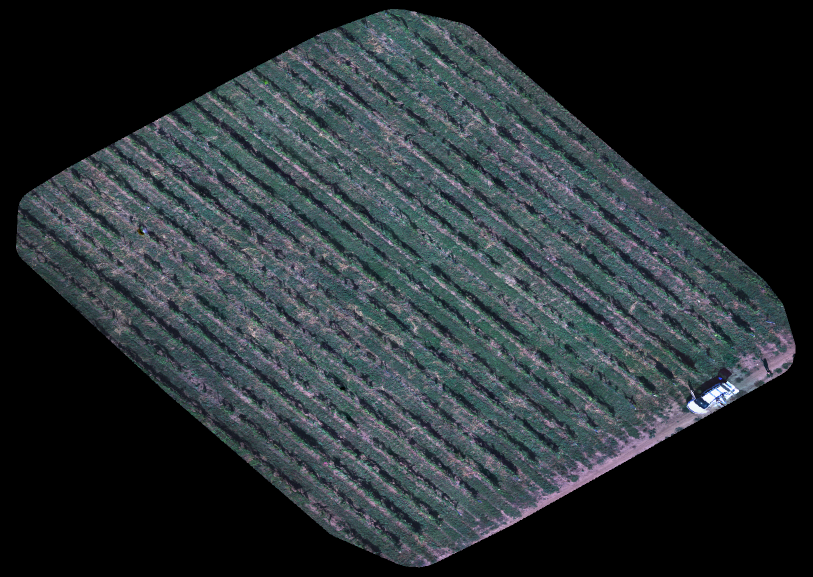
#> input picture vineyard-app/backend/107Media-orthophoto.tif, 1625 x 1153 px (shown at 1/2 size)
$ python -i vine_analysis.py   (imports and definitions only)
#> lines starting #> are read from the running program, lines starting #| are printed output that depends on the picture; after the words box and inside, x2 and y2 are one past the last pixel; in counts of white or black regions, pixels touching at a corner belong together
#!/usr/bin/env python3
"""
Standalone vineyard analysis for web app
Extracts core logic from vine.py without requiring full vine.py import
"""
import sys
import json
import os
from pathlib import Path
import numpy as np
import cv2
from skimage import measure


def calculate_vegetation_indices(r, g, b):
    """Calculate vegetation indices from RGB bands"""
    r_norm = r.astype(float) / 255.0
    g_norm = g.astype(float) / 255.0
    b_norm = b.astype(float) / 255.0

    epsilon = 1e-7
    indices = {}

    # Excess Green
    indices['exg'] = 2 * g_norm - r_norm - b_norm

    # Excess Green minus Excess Red
    excess_red = 1.4 * r_norm - g_norm
    indices['exgr'] = indices['exg'] - excess_red

    # VARI
    indices['vari'] = (g_norm - r_norm) / (g_norm + r_norm - b_norm + epsilon)

    return indices


# [92 lines left out: function analyze_drone_images_rgb_only, not called in this run]


def analyze_orthophoto_simple(orthophoto_path, rows_geojson_path=None):
    """
    Simplified orthophoto analysis
    For full analysis with GeoJSON rows, use the original vine.py directly
    """
#> called with orthophoto_path = '107Media-orthophoto.tif'
    try:
        if not os.path.exists(orthophoto_path):
            return {"error": f"Orthophoto not found: {orthophoto_path}"}

        # Load image
        img = cv2.imread(orthophoto_path)
#> img is the input picture: shape (1153, 1625, 3); mean B, G, R 51.9, 48.3, 40.9
        if img is None:
            return {"error": "Failed to load orthophoto"}

        h, w = img.shape[:2]
#> h = 1153; w = 1625
        b, g, r = cv2.split(img)
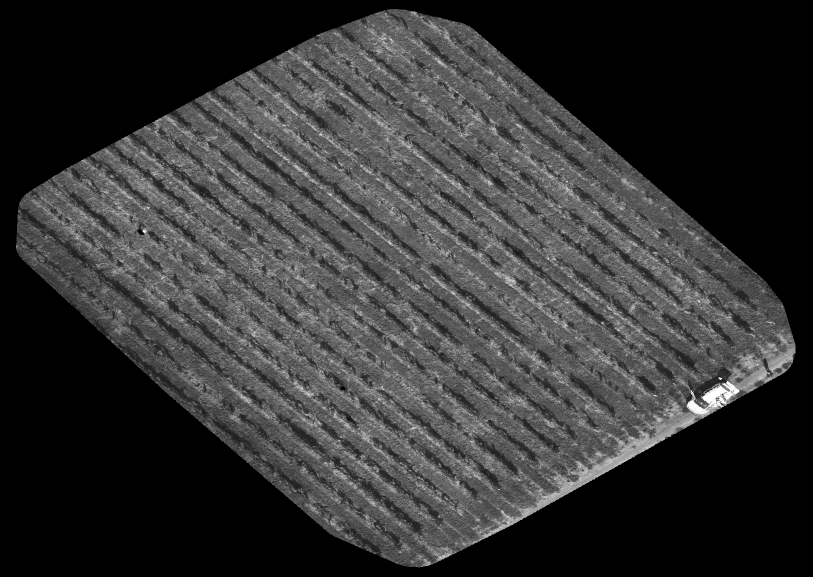
#> b: shape (1153, 1625) (shown at 1/2 size); min 0, max 255, mean 51.9
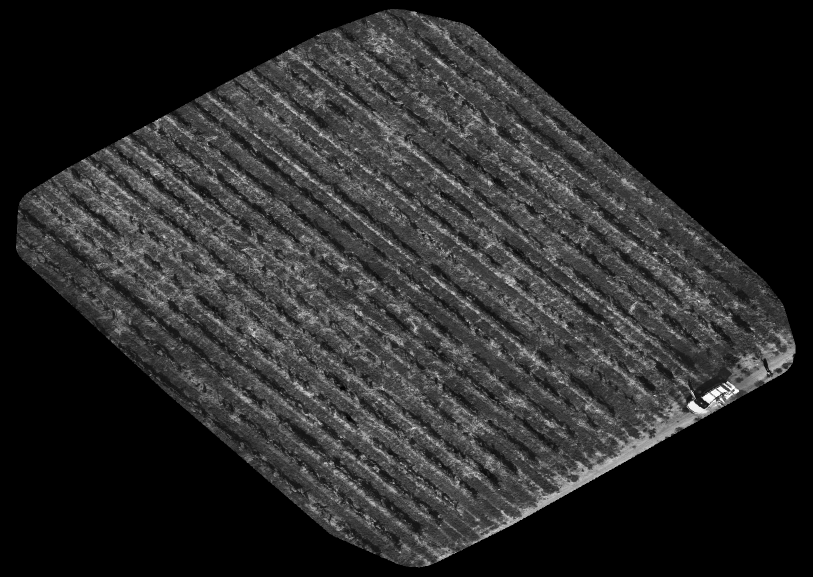
#> r: shape (1153, 1625) (shown at 1/2 size); min 0, max 255, mean 40.9

        # Calculate vegetation indices
        indices = calculate_vegetation_indices(r, g, b)
#> in calculate_vegetation_indices, `excess_red = 1.4 * r_norm - g_norm`:
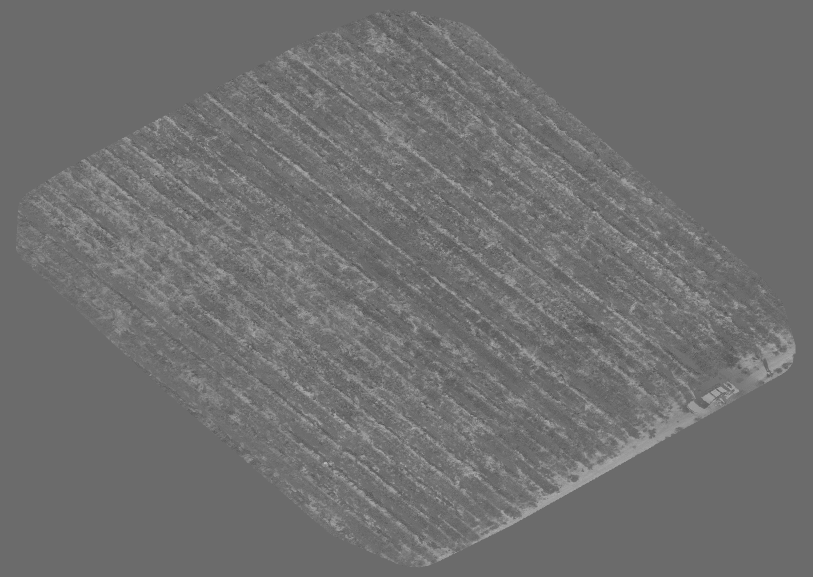
#> excess_red: shape (1153, 1625) float64 (shown at 1/2 size); min -0.814, max 1.11, mean 0.0349; drawn with min black and max white
#> indices = 3 items

        # Create gap mask (inverse of vegetation)
        exg_threshold = np.percentile(indices['exg'], 30)
#> exg_threshold = 0
        vari_threshold = np.percentile(indices['vari'], 30)
#> vari_threshold = 0
        exgr_threshold = np.percentile(indices['exgr'], 25)
#> exgr_threshold = -0.0486

        gap_mask = (indices['exg'] < exg_threshold) | (indices['vari'] < vari_threshold) | (indices['exgr'] < exgr_threshold)
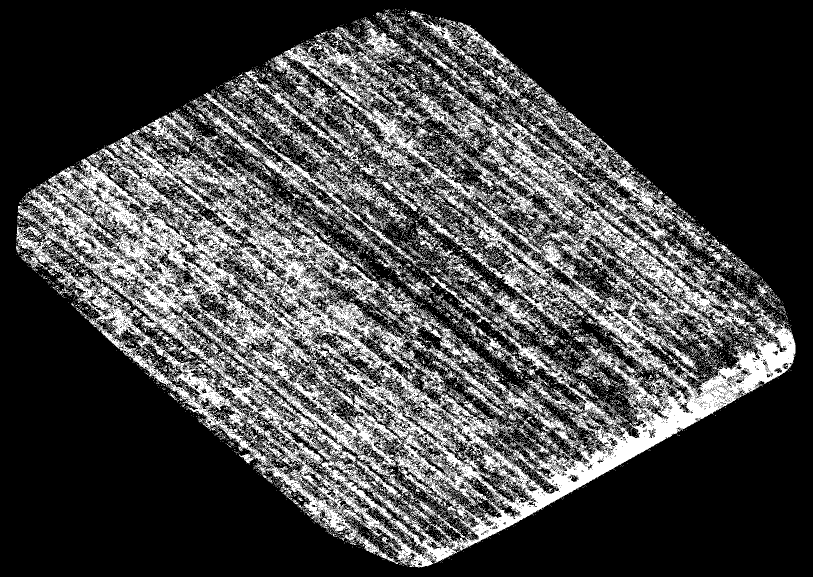
#> gap_mask: shape (1153, 1625) bool (shown at 1/2 size); 26.7% white; 18971 white regions (18488 under 20 px), largest, box (x1, y1, x2, y2) and area: (33, 34, 1591, 1135) 382784, (392, 185, 850, 551) 16150, (1038, 207, 1354, 444) 7617

        # Morphological cleanup
        kernel = np.ones((3, 3), np.uint8)
        gap_mask = cv2.morphologyEx(gap_mask.astype(np.uint8), cv2.MORPH_OPEN, kernel)
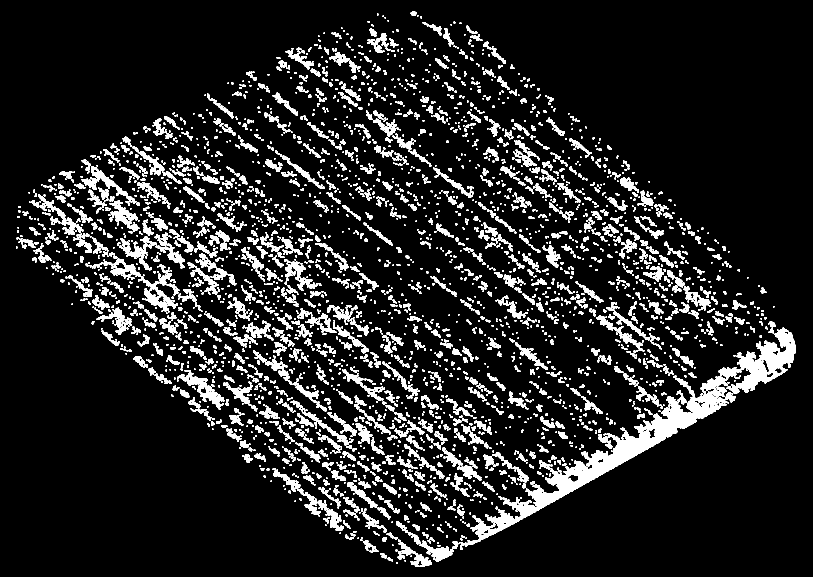
#> gap_mask: shape (1153, 1625) (shown at 1/2 size); values 0 (black) and 1 (white), 11.7% white; 3542 white regions (1819 under 20 px), largest, box (x1, y1, x2, y2) and area: (920, 655, 1591, 1100) 30581, (354, 740, 449, 820) 1904, (276, 549, 356, 624) 1603
        gap_mask = cv2.morphologyEx(gap_mask, cv2.MORPH_CLOSE, kernel)
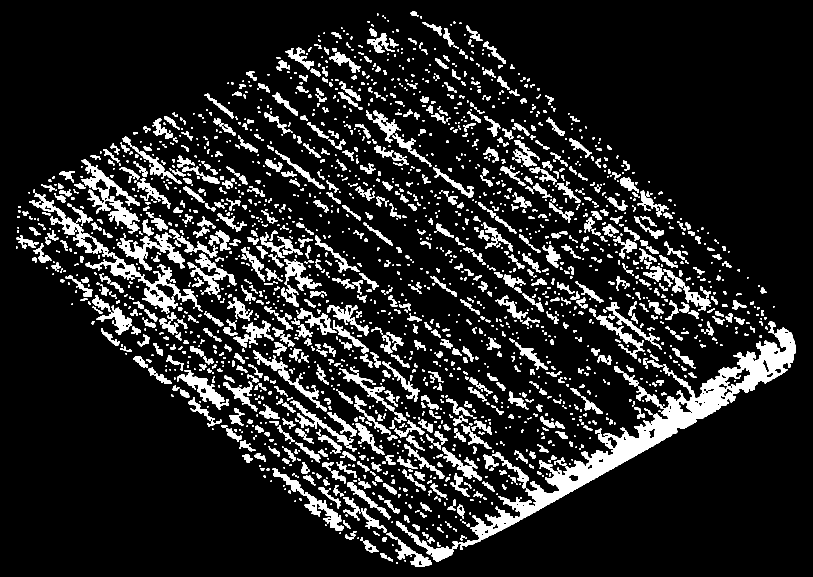
#> gap_mask: shape (1153, 1625) (shown at 1/2 size); values 0 (black) and 1 (white), 12.6% white; 2128 white regions (927 under 20 px), largest, box (x1, y1, x2, y2) and area: (792, 655, 1591, 1124) 35593, (58, 386, 405, 628) 7958, (163, 319, 280, 467) 4685
        gap_mask = gap_mask > 0

        # Find gap regions
        labels_img = measure.label(gap_mask, connectivity=2)
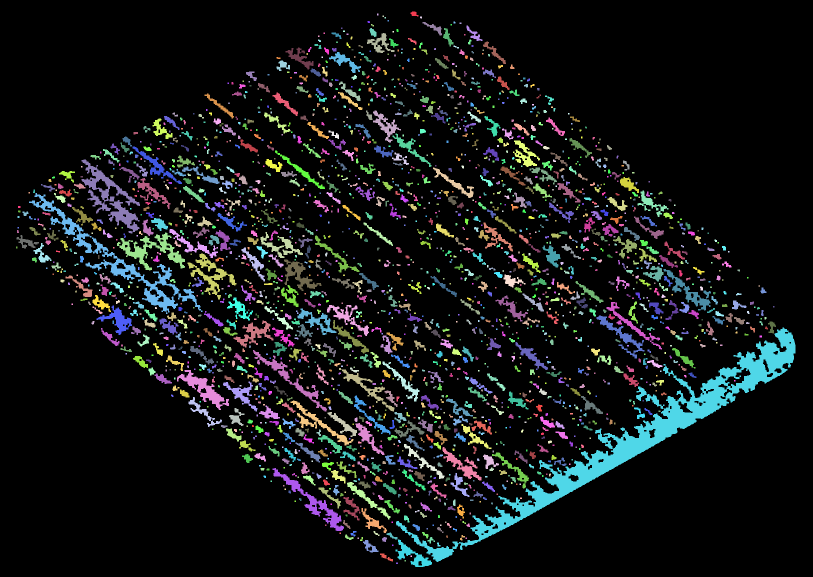
#> labels_img: shape (1153, 1625) int32 (shown at 1/2 size); 2129 distinct labels, from 0 to 2128; one colour per label, 0 black

        gap_count = 0
        total_gap_pixels = 0

        # Estimate pixels per meter (adjust based on drone altitude)
        pixels_per_meter = 10

        for region in measure.regionprops(labels_img):
            # Filter by size (from vine.py MIN/MAX_GAP_AREA_PIXELS)
            if 15 < region.area < 3000:
                gap_count += 1
                total_gap_pixels += region.area
#> this loop made 2128 passes
#> total_gap_pixels on passes 1, 7, 9, 11, 13, 15, 16, 17, 21, 22, 26, 27: 103, 121, 420, 438, 735, 895, 1193, 1215, 1323, 2083, 2103, 2182
#> after the loop, gap_count = 1339; total_gap_pixels = 175814

        # Convert to m²
        total_gap_area_m2 = total_gap_pixels / (pixels_per_meter ** 2)
#> total_gap_area_m2 = 1758.1

        return {
            'detected_gaps': gap_count,
            'total_gap_area_m2': round(total_gap_area_m2, 1),
            'rows_analyzed': 1,
            'rows_with_gaps': 1 if gap_count > 0 else 0,
            'details': [{
                'filename': Path(orthophoto_path).name,
                'gaps_detected': gap_count,
                'gap_area_m2': round(total_gap_area_m2, 1),
                'image_size': {'width': w, 'height': h}
            }]
        }

    except Exception as e:
        return {"error": f"Orthophoto analysis failed: {str(e)}"}


# [54 lines left out: function run_original_vine_orthophoto, not called in this run]


# [39 lines not run here, left out]

>>> result = analyze_orthophoto_simple('107Media-orthophoto.tif')
#> result = 5 items

$ run again, on vineyard-app/backend/109Media-orthophoto.tif
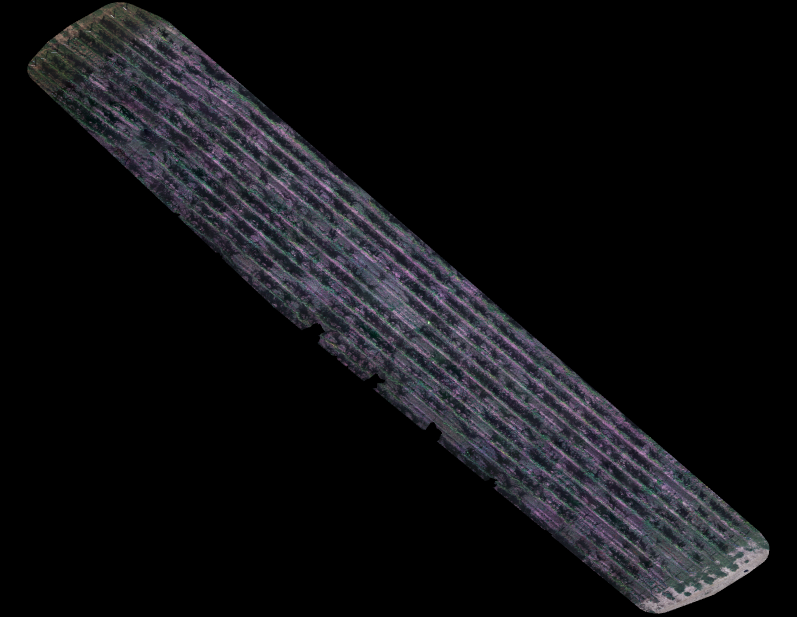
#> input picture vineyard-app/backend/109Media-orthophoto.tif, 2390 x 1849 px (shown at 1/3 size)
#> in analyze_orthophoto_simple, img is the input picture: shape (1849, 2390, 3); mean B, G, R 18.3, 15.8, 15.8
#> in calculate_vegetation_indices, `excess_red = 1.4 * r_norm - g_norm`:
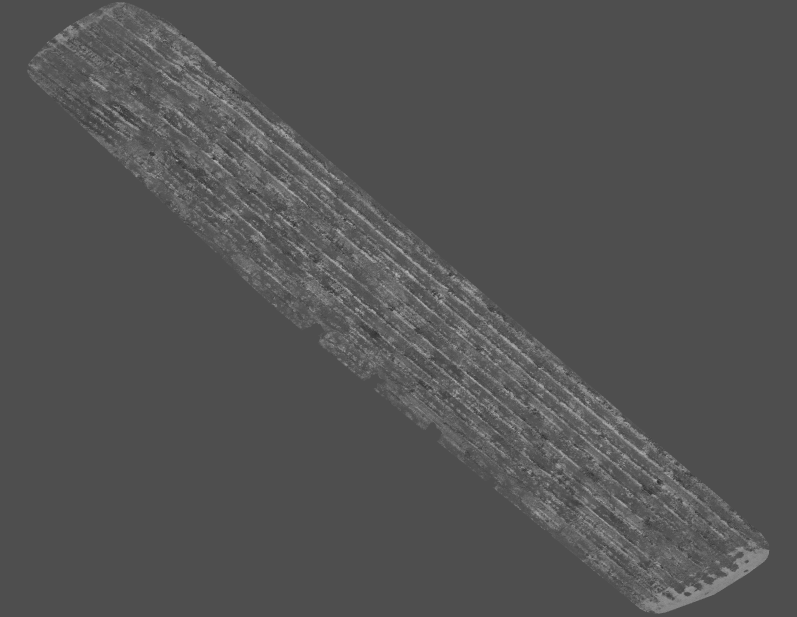
#> excess_red: shape (1849, 2390) float64 (shown at 1/3 size); min -0.4, max 0.892, mean 0.0246; drawn with min black and max white
#> indices = 3 items
#> exg_threshold = 0
#> in analyze_orthophoto_simple, `labels_img = measure.label(gap_mask, connectivity=2)`:
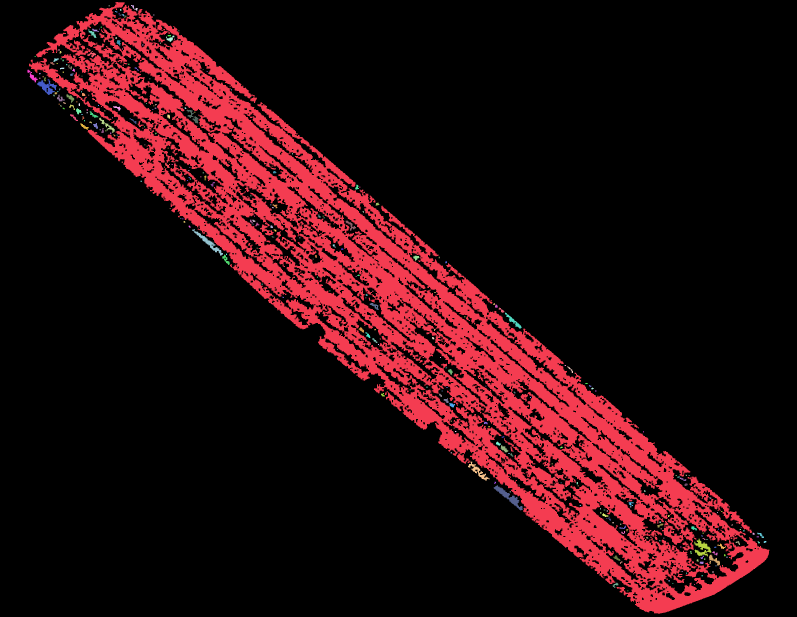
#> labels_img: shape (1849, 2390) int32 (shown at 1/3 size); 300 distinct labels, from 0 to 299; one colour per label, 0 black
#> the loop in analyze_orthophoto_simple, `for region in measure.regionprops(labels_img):` made 299 passes
#> total_gap_pixels on passes 2, 4, 5, 6, 8, 11, 13, 15: 55, 104, 126, 149, 181, 199, 283, 508
#> after the loop in analyze_orthophoto_simple, `for region in measure.regionprops(labels_img):`: gap_count = 160; total_gap_pixels = 18251
#> total_gap_area_m2 = 182.5
#> result = 5 items

$ run again, on vineyard-app/backend/109Media-orthophoto_rows.png
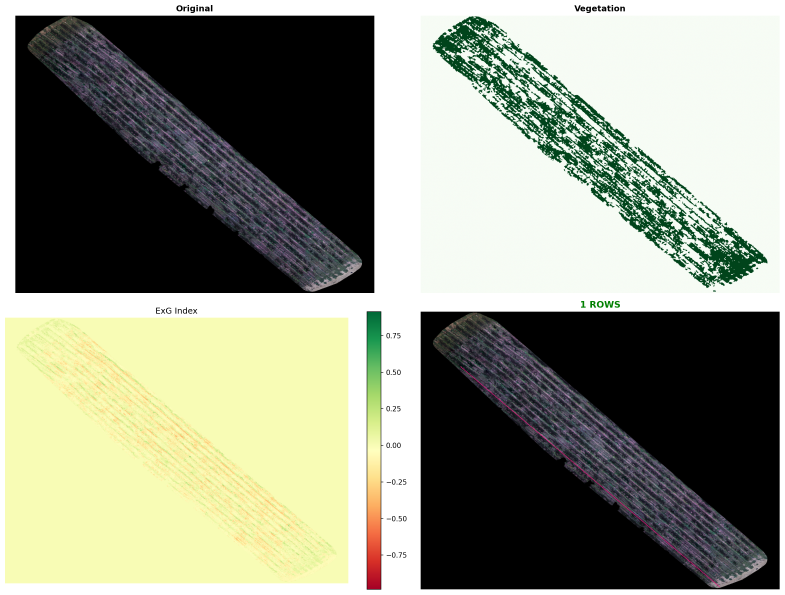
#> input picture vineyard-app/backend/109Media-orthophoto_rows.png, 2353 x 1783 px (shown at 1/3 size)
#> in analyze_orthophoto_simple, img is the input picture: shape (1783, 2353, 3); mean B, G, R 128.5, 144.5, 141.3
#> indices = 3 items
#> exg_threshold = 0
#> exgr_threshold = -0.321
#> in analyze_orthophoto_simple, `gap_mask = (indices['exg'] < exg_threshold) | (indices['vari'] < vari_..`:
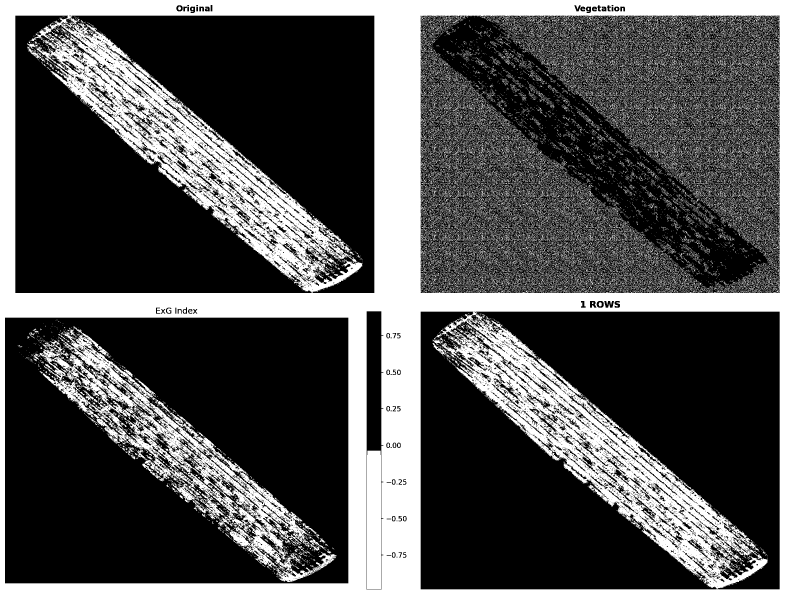
#> gap_mask: shape (1783, 2353) bool (shown at 1/3 size); 30.9% white; 42028 white regions (39775 under 20 px), largest, box (x1, y1, x2, y2) and area: (0, 0, 2353, 1783) 959513, (119, 992, 1009, 1746) 96435, (1101, 1352, 1143, 1768) 17446
#> in analyze_orthophoto_simple, `labels_img = measure.label(gap_mask, connectivity=2)`:
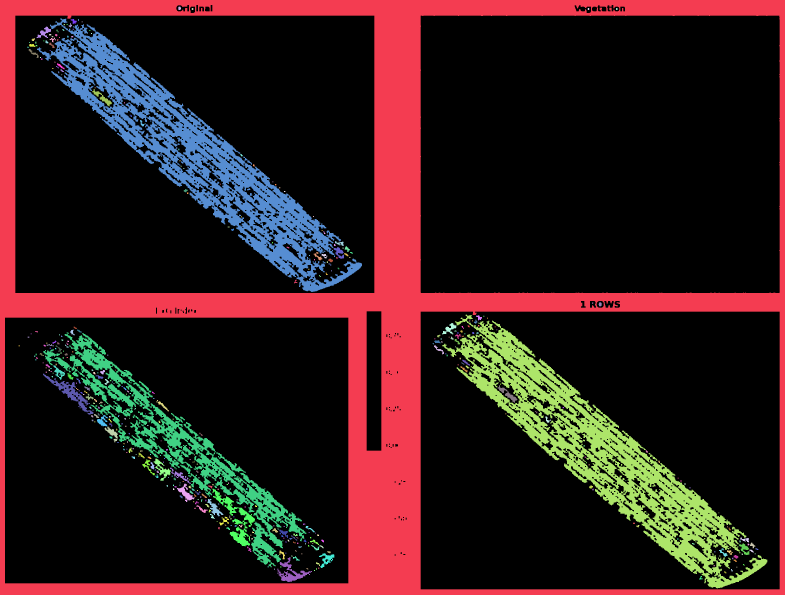
#> labels_img: shape (1783, 2353) int32 (shown at 1/3 size); 441 distinct labels, from 0 to 440; one colour per label, 0 black
#> the loop in analyze_orthophoto_simple, `for region in measure.regionprops(labels_img):` made 440 passes
#> total_gap_pixels on passes 2, 3, 4, 5, 7, 10, 13, 14: 70, 98, 124, 152, 293, 356, 938, 954
#> after the loop in analyze_orthophoto_simple, `for region in measure.regionprops(labels_img):`: gap_count = 249; total_gap_pixels = 25522
#> total_gap_area_m2 = 255.2
#> result = 5 items
